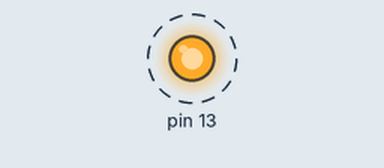
This sketch was run on a simulated Arduino Uno, built with avr-gcc and run on an emulated ATmega328P. Parts: output pins drawn as LEDs (lit = HIGH). Dashed ring = blinking. What the sketch prints to the serial monitor is not drawn.

Above: at 0.5 s.
Timing chart, 0 to 4.6 s (numbered marks = the images above):
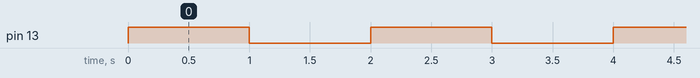

The sketch:

blink.ino
```cpp
void setup()
{
  //initialize pin 13 to output mode
  //pin 13 is connected to a led on the Uno
  pinMode(13,OUTPUT);
  //initialize the serial monitor
  Serial.begin(9600);
  //and give something out
  Serial.println("Setup complete");
}

void loop()
{
  //apply 5V to pin 13, so turn on the led
  digitalWrite(13,HIGH);
  Serial.println("On");
  //wait a second
  delay(1000);
  //turn it off
  digitalWrite(13,LOW);
  Serial.println("Off");
  delay(1000);
}
```

Measured:
- by itself, pin 13: alternates HIGH for 1.0 s and LOW for 1.0 s
